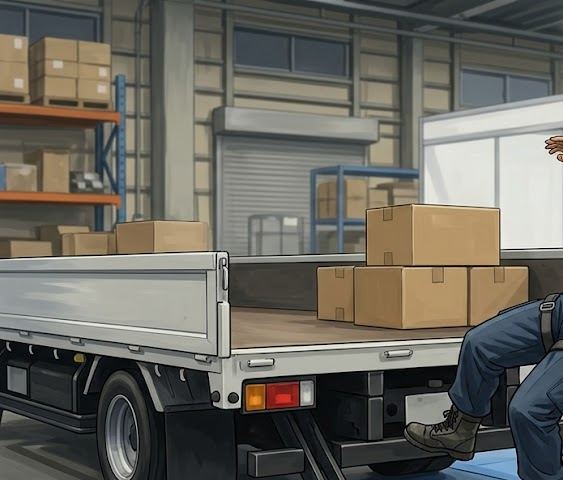
#> input picture render/_c_illust_v7_gen01.png, 563 x 480 px, given in place of gen01.png, which was not available
$ python _c7.py
#> lines starting #> are read from the running program, lines starting #| are printed output that depends on the picture
from PIL import Image
specs=[("illust_v7","gen01",0.0,0.0,0.55,0.7),
       ("illust_v7","gen03",0.45,0.2,1.0,0.9),
       ("illust_v7","gen04",0.3,0.1,0.95,0.8),
       ("photo_v7","gen01",0.25,0.0,0.85,0.7),
       ("photo_v7","gen04",0.2,0.0,0.85,0.75)]
for k,f,a,b,c,d in specs:
    im=Image.open(fr"images\{k}\{f}.png"); W,H=im.size
#> further down, im is the input picture: PIL image 563x480 RGBA; mean R, G, B, A 106.1, 103.8, 95.7, 255
#> after `W, H = im.size`: W = 563; H = 480
    im.crop((int(W*a),int(H*b),int(W*c),int(H*d))).save(fr"render\_c_{k}_{f}.png")
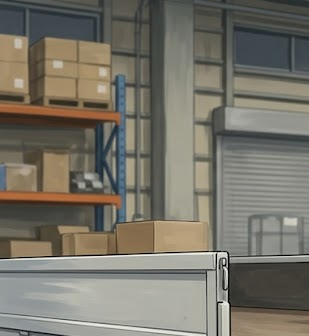
#> saved as _c_illust_v7_gen01.png: PIL image 309x336 RGBA; mean R, G, B, A 119.6, 116.1, 105.2, 255
#> pass 2 of the loop `for k,f,a,b,c,d in specs:`:
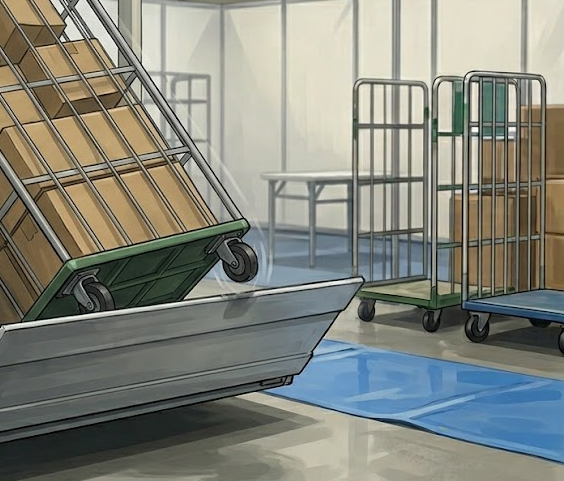
#> input picture render/_c_illust_v7_gen03.png, 564 x 481 px, given in place of gen03.png, which was not available
#> im is the input picture: PIL image 564x481 RGBA; mean R, G, B, A 132.3, 134.2, 124.8, 255
#> `im.crop((int(W*a),int(H*b),int(W*c),int(H*d))).save(fr"render\_c_{k}_{..`:
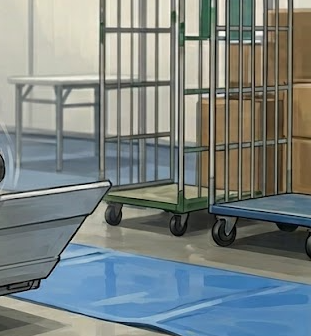
#> saved as _c_illust_v7_gen03.png: PIL image 311x336 RGBA; mean R, G, B, A 123.8, 132.2, 130.9, 255
#> (the run stopped early here; a loop or call above may not have finished)
